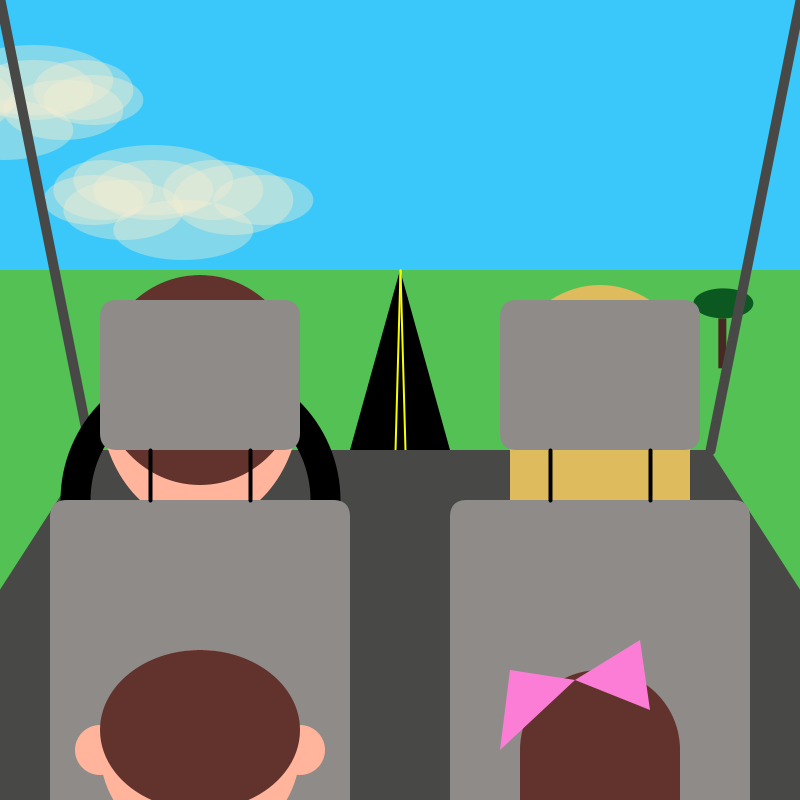
Frame 1 (no input)
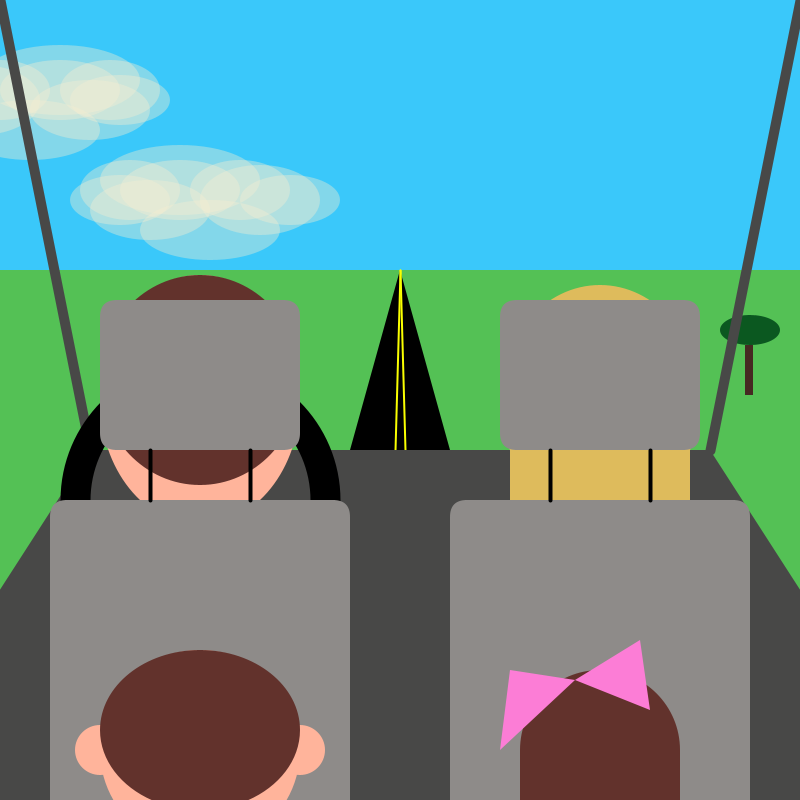
Frame 60 (the mouse pressed at the canvas centre just before this capture)
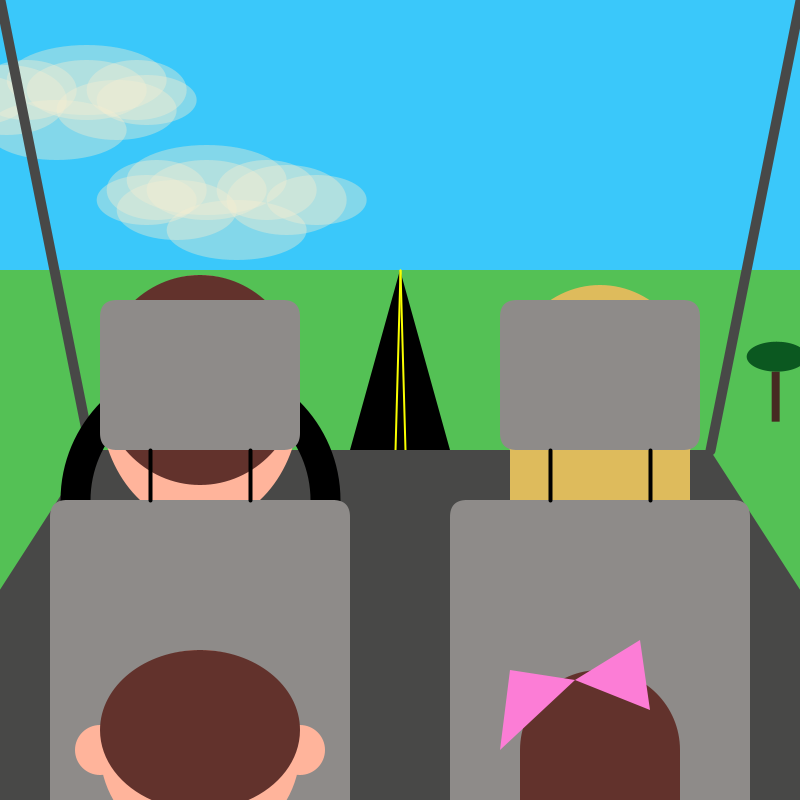
Frame 120 (the mouse held since frame 60 and released just before this capture)

The Processing sketch that drew these frames (run headless with seeded random() and noise(); from frame 60 on, the mouse is pressed at the canvas centre):

// Processing sketch: processing_115037
// ── processing_115037.pde

boolean playing = false;
//int startTime = second();

void setup () {
  size (800, 800);
  background (58, 200, 250);
  noStroke ();
}

void draw () {
  float sec = map(second(), 0, 60, 0, 800);
  float min = map(minute(), 0, 60, 0, 800);
  float hour = map(hour(), 0, 24, 0, 800);
  background (58, 200, 250);

  updateBackground(sec);
//  makeTVcomedown(sec);
  arewethereyet(sec);
  arewethereyet2(sec);
}


//void makeTVcomedown (float s) {
//  if (second() %15 == 0) {
//      if (!playing && height < 100 && second() < 10) {
//  if (!playing && height<100) {
//    height=-height;
//        fill (0, 0, 0);
//        rect (320, 100, 160, 100);//TV
//        fill (90, 90, 90);
//        rect (330, 110, 140, 80);//TV monitor
//        println("Wee woo");
//      }
//      else {
//        playing = true;
//      }
//    }
  
//}

void arewethereyet (float s) {
  if (second() %6 == 0) {
    if (!playing) {
//      if (playing && second() < 10) {
        println("I just played");
        fill (255, 255, 255);
        ellipse (250, 550, 200, 100);
        triangle (200, 550, 220, 650, 240, 550);
        fill (0, 0, 0);
        text("Are we there yet?", 200, 550);//boy talking
      }
      else {
        playing = true;
      }
    }
  }
  
void arewethereyet2 (float s) {
  if (second() %5 == 0) {
    if (!playing) {
      fill (255, 255, 255);
      ellipse (530, 575, 200, 100);
      triangle (550, 550, 575, 650, 600, 550);
      fill (0, 0, 0);
      text ("Are we there yet?", 475, 575);//girl talking
    }
    else {
      playing = true;
    }
  }
}
//}


void updateBackground(float s) {
  fill (245, 236, 210, 100);
  ellipse (s, 200, 100, 50);//cloud
  ellipse (s+10, 190, 100, 60);//cloud
  ellipse (s+30, 210, 120, 60);//cloud
  ellipse (s+60, 180, 160, 70);//cloud
  ellipse (s+90, 230, 140, 60);//cloud
  ellipse (s+120, 190, 100, 60);//cloud
  ellipse (s+140, 200, 120, 70);//cloud
  ellipse (s+170, 200, 100, 50);//cloud
  ellipse (s+60, 190, 120, 60);//cloud

  ellipse (s, 100, 100, 50);//cloud
  ellipse (s-10, 90, 100, 60);//cloud
  ellipse (s-30, 110, 120, 60);//cloud
  ellipse (s-60, 80, 160, 70);//cloud
  ellipse (s-90, 130, 140, 60);//cloud
  ellipse (s-120, 90, 100, 60);//cloud
  ellipse (s-140, 100, 120, 70);//cloud
  ellipse (s-170, 100, 100, 50);//cloud
  ellipse (s-60, 90, 120, 60);//cloud

  fill (84, 193, 85);
  rect (0, 270, 800, 400);//grass
//  fill (11, 88, 32);
//  ellipse (75, 225, 50, 25);//tree top
//  fill (70, 41, 34);
//  rect (70, 235, 10, 40);//tree trunk
//  fill (11, 88, 32);
//  ellipse (125, 230+(s/3), 50, 25);//tree top
//  fill (70, 41, 34);
//  rect (120, 240+(s/3), 10, 40);//tree trunk
//  fill (11, 88, 32);
//  ellipse (150, 225, 50, 25);//tree top
//  fill (70, 41, 34);
//  rect (145, 235, 10, 40);//tree trunk
//  fill (11, 88, 32);
//  ellipse (250, 240+s, 50, 25);//tree top
//  fill (70, 41, 34);
//  rect (245, 250+s, 10, 40);//tree trunk
//  fill (11, 88, 32);
//  ellipse (280, 225+s, 50, 25);//tree top
//  fill (70, 41, 34);
//  rect (275, 235+s, 10, 40);//tree trunk
//  fill (11, 88, 32);
//  ellipse (525, 225, 50, 25);//tree top
//  fill (70, 41, 34);
//  rect (520, 235, 10, 40);//tree trunk
//  fill (11, 88, 32);
//  ellipse (600, 235, 50, 25);//tree top
//  fill (70, 41, 34);
//  rect (595, 245, 10, 40);//tree trunk
  fill (11, 88, 32);
  ellipse (630+s, 210+s, 60, 30);//tree top
  fill (70, 41, 34);
  rect (625+s, 225+s, 8, 50);//tree trunk
//  fill (11, 88, 32);
//  ellipse (725, 225, 50, 25);//tree top
//  fill (70, 41, 34);
//  rect (720, 235, 10, 40);//tree trunk
  
  fill (0, 0, 0);
  triangle (350, 450, 400, 270, 450, 450);//road
  stroke (250, 255, 0);
  strokeWeight(2);
  line (400, 270, 395, 450);//left yellow line
  line (400, 270, 405, 450);//right yellow line

  noStroke();
  fill (72, 72, 71);
  rect (90, 450, 620, 600);//dashboard center
  triangle (-200, 900, 90, 450, 90, 800);//dashboard left
  triangle (710, 450, 710, 800, 1000, 900);//dashboard right
  strokeWeight (10);
  stroke (72, 72, 71);
  line (0, 0, 90, 450);//window separater line left
  line (800, 0, 710, 450);//window separater line right
  noFill ();
  stroke (0, 0, 0);
  strokeWeight (30);
  ellipse (200, 500, 250, 250);
  noStroke();

  fill (255, 180, 155);
  ellipse (200, 400, 200, 250);//man's head
  fill(98, 50, 44);
  ellipse (200, 380, 200, 210);//man's hair
  fill (222, 187, 92);
  ellipse (600, 400, 200, 230);//woman's head/hair
  rect (510, 380, 180, 170);//woman's hair
  fill (142, 139, 137);
  rect (100, 300, 200, 150, 17);//left car seat head
  rect (500, 300, 200, 150, 17);//right car seat head
  rect (50, 500, 300, 600, 17);//left car seat
  rect (450, 500, 300, 600, 17);// right car seat
  stroke (0, 0, 0);
  strokeWeight (4);
  line (150, 450, 150, 500);//left car seat line 1
  line (250, 450, 250, 500);//left car seat line 2
  line (550, 450, 550, 500);//right car seat line 1
  line (650, 450, 650, 500);//right car seat line 2
  noStroke();
  fill (255, 180, 155);
  ellipse (200, 750, 200, 200);//boy's head
  ellipse (100, 750, 50, 50);//left ear
  ellipse (300, 750, 50, 50);//right ear
  fill (98, 50, 44);
  ellipse (200, 730, 200, 160);//boy's hair
  fill (98, 50, 44);
  ellipse (600, 750, 160, 160);//girl's head/hair
  rect (520, 750, 160, 100);//girl's hair
  fill (252, 125, 214);
  triangle (500, 750, 510, 670, 575, 680);//left side bow
  triangle (575, 680, 640, 640, 650, 710);//right side bow
}
